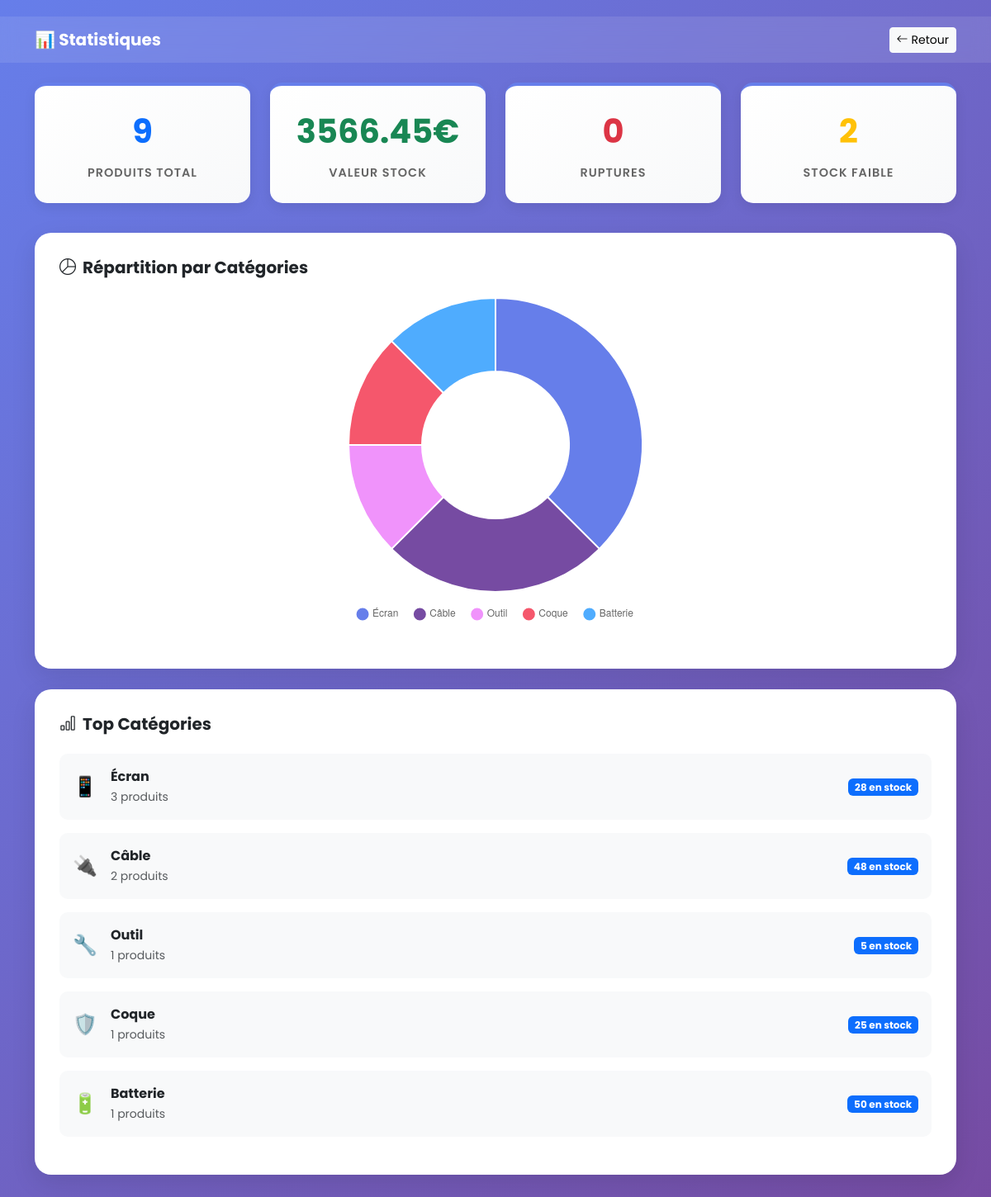
The app's page /statistiques with its own data.
### tables this page shows
CREATE TABLE categories (
            id INTEGER PRIMARY KEY AUTOINCREMENT,
            nom TEXT NOT NULL UNIQUE,
            emoji TEXT DEFAULT '📦',
            description TEXT,
            date_creation TIMESTAMP DEFAULT CURRENT_TIMESTAMP
        );

CREATE TABLE produits (
            id INTEGER PRIMARY KEY AUTOINCREMENT,
            nom TEXT NOT NULL,
            code_barres TEXT UNIQUE NOT NULL,
            prix REAL NOT NULL,
            stock INTEGER NOT NULL DEFAULT 0,
            categorie TEXT DEFAULT 'Autre',
            date_creation TIMESTAMP DEFAULT CURRENT_TIMESTAMP
        );

### app.py (the view)
@app.route('/statistiques')
def statistiques():
    try:
        conn, db_type = get_db_connection()
        if db_type == 'postgresql':
            cursor = conn.cursor(cursor_factory=RealDictCursor)
        else:
            cursor = conn.cursor()
        cursor.execute('SELECT COUNT(*) as total FROM produits')
        total = cursor.fetchone()['total'] if db_type == 'postgresql' else cursor.fetchone()[0]
        cursor.execute('SELECT COUNT(*) as ruptures FROM produits WHERE stock = 0')
        ruptures = cursor.fetchone()['ruptures'] if db_type == 'postgresql' else cursor.fetchone()[0]
        cursor.execute('SELECT COUNT(*) as stock_faible FROM produits WHERE stock > 0 AND stock <= 5')
        stock_faible = cursor.fetchone()['stock_faible'] if db_type == 'postgresql' else cursor.fetchone()[0]
        cursor.execute('SELECT SUM(stock * prix) as valeur FROM produits')
        result = cursor.fetchone()
        valeur_stock = result['valeur'] if db_type == 'postgresql' else result[0]
        valeur_stock = valeur_stock or 0
        cursor.execute('''
            SELECT categorie, COUNT(*) as count, SUM(stock) as stock_total
            FROM produits
            GROUP BY categorie
            ORDER BY count DESC
            LIMIT 5
        ''')
        top_categories = cursor.fetchall()
        conn.close()
        stats = {
            'total_produits': total,
            'ruptures': ruptures,
            'stock_faible': stock_faible,
            'valeur_stock': round(valeur_stock, 2),
            'top_categories': [dict(cat) for cat in top_categories]
        }
        return render_template('statistiques.html', stats=stats, categories=get_categories())
    except Exception as e:
        return render_template('error.html', error=str(e))

### app.py (called while the page is built)
def get_db_connection():
    if DATABASE_URL:
        conn = psycopg2.connect(DATABASE_URL)
        return conn, 'postgresql'
    else:
        conn = sqlite3.connect('boutique_mobile.db')
        conn.row_factory = sqlite3.Row
        return conn, 'sqlite'

def get_categories():
    conn, db_type = get_db_connection()
    if db_type == 'postgresql':
        cursor = conn.cursor(cursor_factory=RealDictCursor)
    else:
        cursor = conn.cursor()
    cursor.execute('SELECT * FROM categories ORDER BY nom')
    categories = cursor.fetchall()
    conn.close()
    return [dict(cat) for cat in categories]

### templates/statistiques.html (shortened to what this page needs)
<!DOCTYPE html>
<html lang="fr">
<head>
    <link href="https://cdn.jsdelivr.net/npm/bootstrap@5.3.2/dist/css/bootstrap.min.css" rel="stylesheet">
    <link href="https://cdn.jsdelivr.net/npm/bootstrap-icons@1.11.1/font/bootstrap-icons.css" rel="stylesheet">
</head>
<body>
    <nav class="navbar navbar-expand-lg" style="background: rgba(255,255,255,0.1); backdrop-filter: blur(10px);">
        <div class="container">
            <span class="navbar-brand text-white fw-bold">📊 Statistiques</span>
            <a href="/" class="btn btn-light btn-sm">
                <i class="bi bi-arrow-left me-1"></i>Retour
            </a>
        </div>
    </nav>
    <div class="container mt-4">
        <div class="row">
            <div class="col-lg-3 col-md-6 mb-3">
                <div class="metric-card">
                    <div class="metric-number text-primary">{{ stats.total_produits }}</div>
                    <div class="metric-label">Produits Total</div>
                </div>
            </div>
            <div class="col-lg-3 col-md-6 mb-3">
                <div class="metric-card">
                    <div class="metric-number text-success">{{ stats.valeur_stock }}€</div>
                    <div class="metric-label">Valeur Stock</div>
                </div>
            </div>
            <div class="col-lg-3 col-md-6 mb-3">
                <div class="metric-card">
                    <div class="metric-number text-danger">{{ stats.ruptures }}</div>
                    <div class="metric-label">Ruptures</div>
                </div>
            </div>
            <div class="col-lg-3 col-md-6 mb-3">
                <div class="metric-card">
                    <div class="metric-number text-warning">{{ stats.stock_faible }}</div>
                    <div class="metric-label">Stock Faible</div>
                </div>
            </div>
        </div>
        <div class="stats-card">
            <h5 class="fw-bold mb-4">
                <i class="bi bi-pie-chart me-2"></i>Répartition par Catégories
            </h5>
            <div class="chart-container">
                <canvas id="categoriesChart"></canvas>
            </div>
        </div>
        <div class="stats-card">
            <h5 class="fw-bold mb-4">
                <i class="bi bi-bar-chart me-2"></i>Top Catégories
            </h5>
            {% if stats.top_categories %}
            {% for cat_data in stats.top_categories %}
            <div class="d-flex justify-content-between align-items-center mb-3 p-3" style="background: #f8f9fa; border-radius: 10px;">
                <div class="d-flex align-items-center">
                    {% for cat in categories %}
                        {% if cat.nom == cat_data.categorie %}
                            <span class="me-3" style="font-size: 1.5em;">{{ cat.emoji }}</span>
                        {% endif %}
                    {% endfor %}
                    <div>
                        <div class="fw-bold">{{ cat_data.categorie }}</div>
                        <small class="text-muted">{{ cat_data.count }} produits</small>
                    </div>
                </div>
                <div class="text-end">
                    <span class="badge bg-primary">{{ cat_data.stock_total or 0 }} en stock</span>
                </div>
            </div>
            {% endfor %}
            {% else %}
            <div class="text-center py-4 text-muted">
                <i class="bi bi-folder display-4"></i>
                <p class="mt-2">Aucune donnée disponible</p>
            </div>
            {% endif %}
        </div>
    </div>
    <script>
        // Graphique des catégories
        const ctx = document.getElementById('categoriesChart').getContext('2d');
        const categoriesData = {{ stats.top_categories | tojson }};
        const labels = categoriesData.map(item => item.categorie);
        const data = categoriesData.map(item => item.count);
        const colors = [
            '#667eea', '#764ba2', '#f093fb', '#f5576c',
            '#4facfe', '#00f2fe', '#56ab2f', '#a8e6cf',
            '#ff416c', '#ff4b2b'
        ];
        new Chart(ctx, {
            type: 'doughnut',
            data: {
                labels: labels,
                datasets: [{
                    data: data,
                    backgroundColor: colors.slice(0, data.length),
                    borderWidth: 2,
                    borderColor: '#fff'
                }]
            },
            options: {
                responsive: true,
                maintainAspectRatio: false,
                plugins: {
                    legend: {
                        position: 'bottom',
                        labels: {
                            padding: 20,
                            usePointStyle: true
                        }
                    }
                }
            }
        });
        // Animation d'entrée
        document.addEventListener('DOMContentLoaded', function() {
            const cards = document.querySelectorAll('.metric-card, .stats-card');
            cards.forEach((card, index) => {
                card.style.opacity = '0';
                card.style.transform = 'translateY(30px)';
                setTimeout(() => {
                    card.style.transition = 'all 0.6s ease';
                    card.style.opacity = '1';
                    card.style.transform = 'translateY(0)';
                }, index * 100);
            });
        });
    </script>
</body>
</html>

### templates/statistiques.html (style rules this page uses)
* { font-family: 'Poppins', sans-serif; }
body { background: linear-gradient(135deg, #667eea 0%, #764ba2 100%); min-height: 100vh; padding: 20px 0; }
.stats-card { background: white; border-radius: 20px; padding: 30px; margin-bottom: 25px; box-shadow: 0 10px 30px rgba(0, 0, 0, 0.1); }
.metric-card { background: linear-gradient(145deg, #ffffff, #f8f9fa); border-radius: 15px; padding: 25px; text-align: center; box-shadow: 0 5px 15px rgba(0, 0, 0, 0.08); margin-bottom: 20px; border-top: 4px solid #667eea; }
.metric-number { font-size: 2.5rem; font-weight: 700; margin-bottom: 10px; }
.metric-label { color: #666; font-weight: 600; text-transform: uppercase; letter-spacing: 1px; font-size: 0.9rem; }
.chart-container { position: relative; height: 400px; margin: 20px 0; }

### records on screen
categories: emoji "📱"
categories: emoji "🔌"
produits: categorie "Outil", count "1", stock "5"
categories: emoji "🔧"
produits: categorie "Coque", count "1", stock "25"
categories: emoji "🛡️"
produits: categorie "Batterie", count "1", stock "50"
categories: emoji "🔋"

### other values on screen
{{ stats.total_produits }} "9"
{{ stats.valeur_stock }} "3566.45"
{{ stats.ruptures }} "0"
{{ stats.stock_faible }} "2"
{{ cat_data.categorie }} "Écran" "Câble"
{{ cat_data.count }} "3" "2"
{{ cat_data.stock_total or 0 }} "28" "48"
